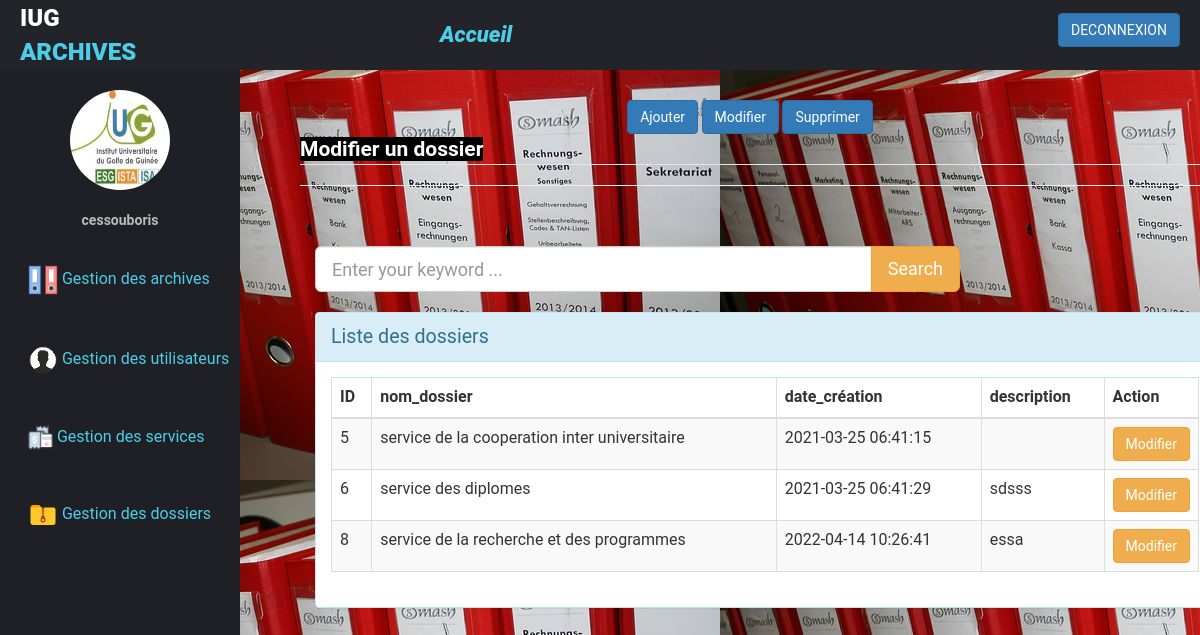
Screenshot of /modifier_dossier.php (signed in) with the database file from the repository.
### tables this page shows
CREATE TABLE IF NOT EXISTS `dossier` (
  `id_dossier` int(11) NOT NULL AUTO_INCREMENT,
  `nom_dossier` varchar(55) NOT NULL,
  `date_creation` datetime NOT NULL DEFAULT CURRENT_TIMESTAMP,
  `description` text NOT NULL,
  PRIMARY KEY (`id_dossier`)
);

### modifier_dossier.php (the view, shortened to what this page needs)
<?php
 include("connecter_base.php");
?>
<?php
 $requete =$base->query('SELECT* FROM dossier ');
 $requete -> execute ();
 ?>
<html>
    <head>
        <link rel="stylesheet" href="bootstrap.css">
        <link rel="stylesheet" href="style_ajouter_user.css">
    </head>
<body  style="background-image:url(do.jpg);">
   <div class="contenaire_body">
         <center>
             <a href="ajouter_dossier.php" class="btn btn-primary">Ajouter </a>
             <a href="modifier_dossier.php" class="btn btn-primary">Modifier </a>
             <a href="supprimer_dossier.php" class="btn btn-primary">Supprimer </a>
           </center>
       <legend><strong style="color: white;background-color: rgb(0,0,0);">Modifier un dossier</strong></legend><hr>
      <br><br>
      <div class="col-sm-9 col-xs-9 header-right">
        <div id="search" class="input-group">
          <input type="text" name="search" value="" placeholder="Enter your keyword ..." class="form-control input-lg" />
          <span class="input-group-btn">
          <button type="button"  class="btn btn-warning btn-lg" ><span>Search</span></button>
          </span> </div>
          <br>
       <div class="panel panel-info"  style="width: 900px" >
            <div class="panel-heading" style="font-size:1.4em">Liste des dossiers</div>
                <div class="panel-body">
                    <table class="table table-hover table-striped table-bordered">
                        <thead>
                            <tr  class="panel panel-info">
                            <th>ID</th>  <th >nom_dossier</th>  <th >date_création</th> <th >description</th><th style="width: 10px" >Action</th>
                            </tr>
                        </thead>
                        <tbody>
                                      <?php while($reponse=$requete->fetch()){ ?>
                                       <tr >
                                            <td ><?php echo $reponse['id_dossier']?> </td>
                                           <td ><?php echo $reponse['nom_dossier']?> </td>
                                           <td ><?php echo $reponse['date_creation']?></td>
                                           <td ><?php echo $reponse['description']?></td>
                                           <td>
                                           <a href="modification_dossier.php?id_dossier=<?php echo $reponse['id_dossier']?>" class="btn btn-warning">
                                                  Modifier
                                           </td>
                                       </tr>
                                <?php } ?>
                        </tbody>
                    </table>
           </div>
              </div>
                </div>
   </div>
<div class="wrapper">
     <div class="header">
        <div class="header-menu">
          <div class="title">IUG <span>ARCHIVES</span></div>
            <div class="sidebar-btn">
                <i class="fas fa-bars"><a href="accueil_admin.php" class="accueil"> Accueil</a></i>
            </div>
            <p class="aaa"  ><a href="deconnection.php" class="btn btn-primary" >DECONNEXION</a></p>
        </div>
     </div>
      <div class="sidebar">
        <div class="sidebar-menu">
           <center class="profile">
             <img src='logo_iug.jpg'>
             <p> <?php echo $_SESSION['login'];?></p>
           </center>
           <li class="item">
              <a href="gerer_archive.php" class="menu-btn">
              <i class="fas fa-desktop"></i><img src="logo_archive.png" width="30px" height="30px">&nbsp<span>Gestion des archives</span>
              </a>
           </li>
           <li class="item" id="messages">
              <a href="gerer_utilisateur.php" class="menu-btn">
                 <i class="fas fa-envelope"></i><img src="logo_user.png" width="30px" height="30px">&nbsp<span>Gestion des utilisateurs <i class="fas fa-chevron-down drop-down"></i></span>
              </a>
           </li>
           <li class="item" id="settings">
              <a href="gerer_service.php" class="menu-btn">
              <i class="fas fa-envelope"></i> <img src="logo_service.png" width="25px" height="25px">  <span> Gestion des services</span>
              </a>
           </li>
           <li class="item">
              <a href="gerer_dossier.php" class="menu-btn">
              <i class="fas fa-info-circle"></i><img src="logo_dossiers.png" width="30px" height="30px" style="color:white" >&nbsp<span>Gestion des dossiers</span>
              </a>
           </li>
        </div>
      </div>
        <div class="main-container-ajoutuser">
        <br><br><br><br><br><br><br><br><br><br><br><br>
        </div>
 </div>
</body>
</html>

### style_ajouter_user.css (style rules this page uses)
* { margin: 0; padding: 0; list-style: none; text-decoration: none; box-sizing: border-box; font-family: "Roboto", sans-serif; }
body { background-color: #fff; }
.wrapper .header { z-index: 1; background-color: #22242A; position: fixed; width: calc(100% - 0%); height: 70px; display: flex; top: 0; }
.wrapper .header .header-menu { width: calc(100% -0%); height: 100%; display :flex; justify-content: space-between; align-items: center; padding: 0 20px; }
.wrapper .header .header-menu .aaa { color:#4CCEE8; margin-left:900px; cursor: pointer; font-size: 18px; font-weight: 600; transition: 0.3s; transition-property: color ; }
.wrapper .header .header-menu .title { color: #fff; font-size: 24px; text-transform: uppercase; font-weight: 900; }
.wrapper .header .header-menu .title span { color: #4CCEE8; }
.wrapper .header .header-menu .sidebar-btn { color: #fff; position: fixed; margin-left: 240px; font-size: 22px; font-weight: 900; cursor: pointer; transition: 0.3s; transition-property: color ; }
.wrapper .sidebar { z-index: 1; background-color:#1e2025; position: fixed; top: 70px; width: 240px; height: calc(100% - 0%); transition-property: width; overflow-y: auto; }
.wrapper .sidebar .sidebar-menu { overflow: hidden; }
.wrapper .sidebar .sidebar-menu .profile img { margin: 20px 0; width: 100px; height: 100px; border-radius: 50px; }
.wrapper .sidebar .sidebar-menu .profile p { color: #bbb; font-weight: 700; margin-bottom: 10px; }
.wrapper .sidebar .sidebar-menu .item .menu-btn { display: block; color: #4CCEE8 ; position: relative; padding: 25px 8px; transition: 0.3s; transition-property: color; font-size: 16px; }
.accueil { margin-left: 180px; color:#4CCEE8; }
input { border-radius: 10px; height: 30px; }
.contenaire_body { padding-top:100px ; margin-left:300px ; }

### rows the page displays
dossier: id_dossier "5", nom_dossier "service de la cooperation inter universitaire", date_creation "2021-03-25 06:41:15"
dossier: id_dossier "6", nom_dossier "service des diplomes", date_creation "2021-03-25 06:41:29", description "sdsss"
dossier: id_dossier "8", nom_dossier "service de la recherche et des programmes", date_creation "2022-04-14 10:26:41", description "essa"

### other values shown
$_SESSION['login'] "cessouboris"
